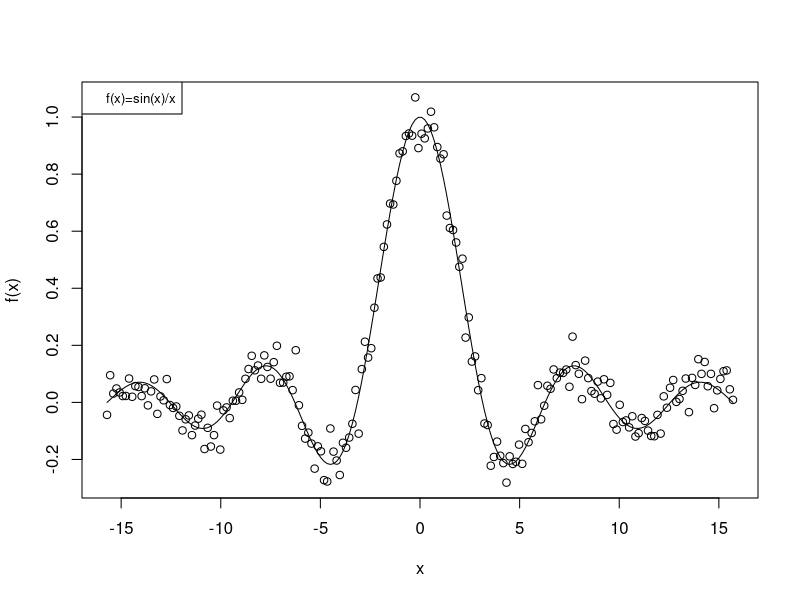
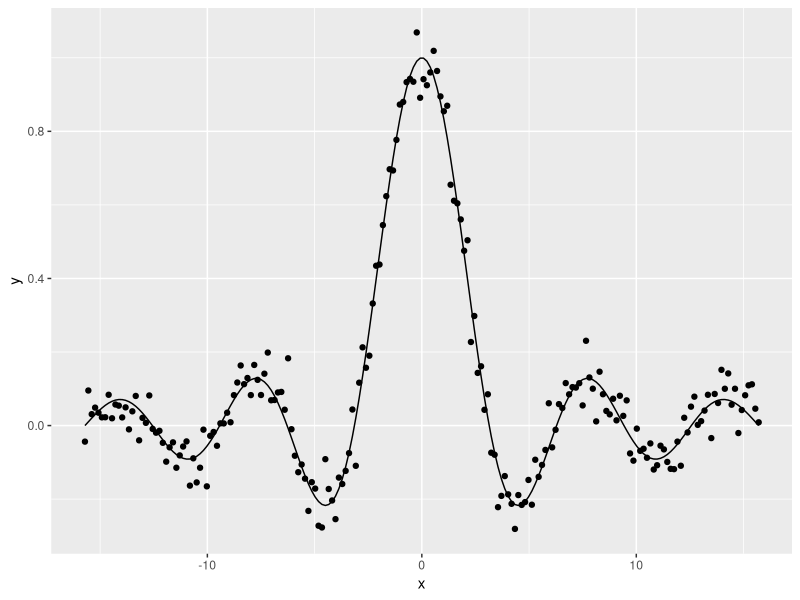
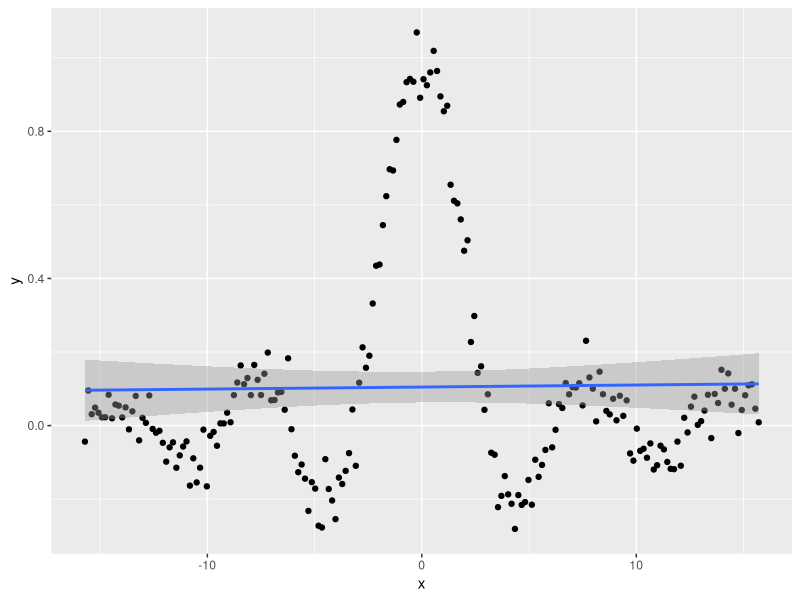
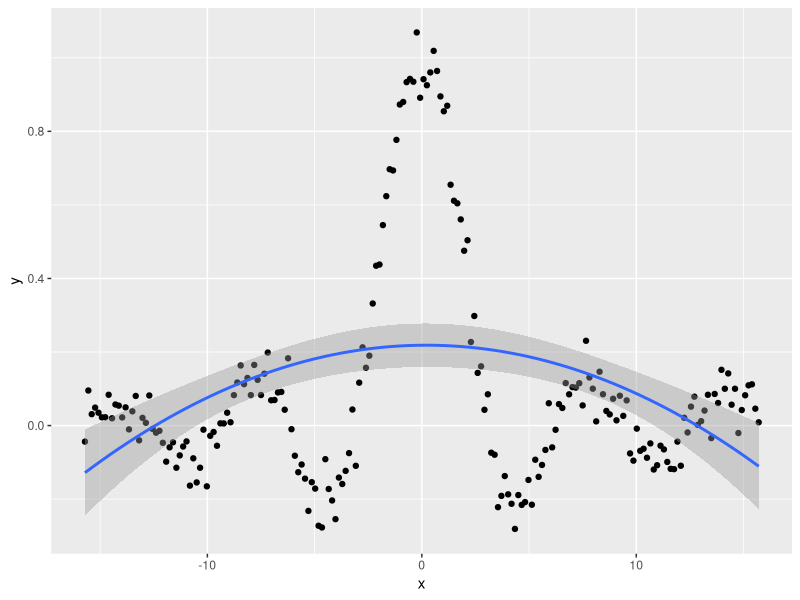
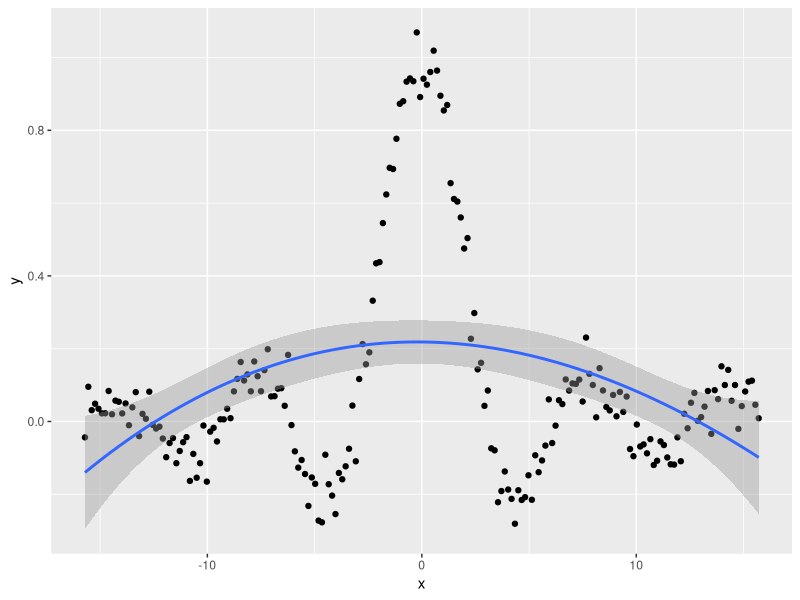
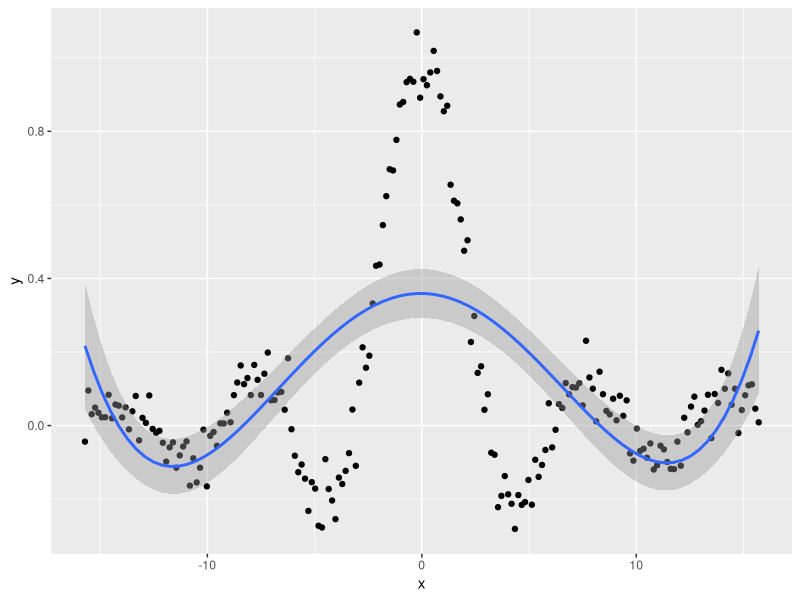
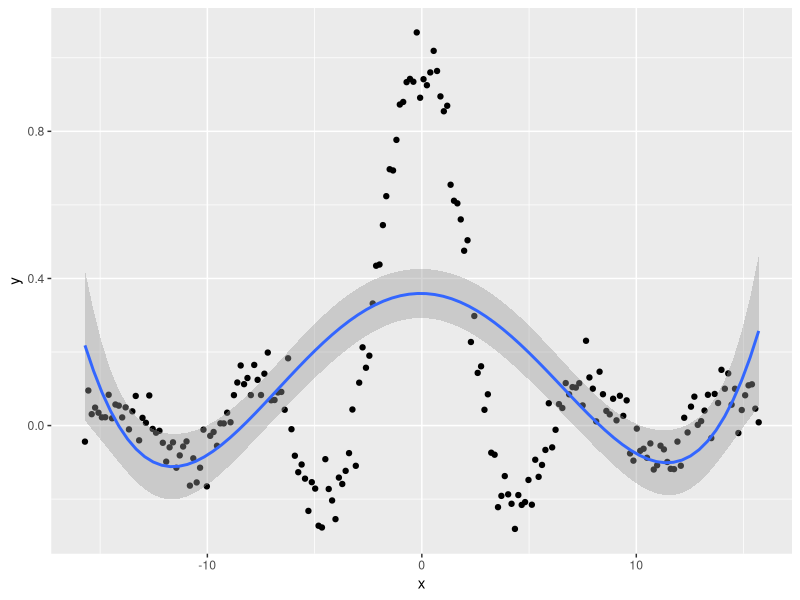
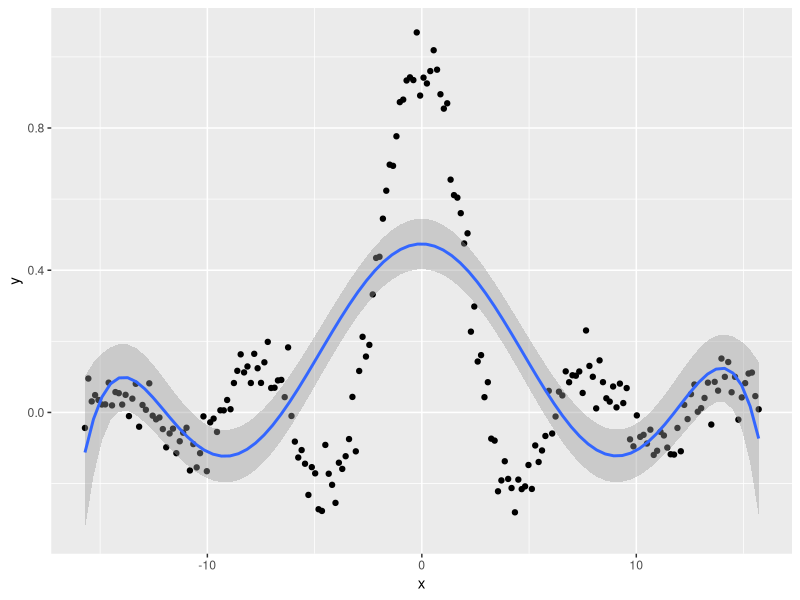

The R source for these figures, in order:
## ---- chunk 1
knitr::opts_chunk$set(echo = TRUE)
## ---- chunk 2
#install.packages("tidyverse")
library(tidyverse)
#install.packages("caret")
library(caret)
library(ggplot2)
## ---- chunk 3
n <- 200
x <- seq(from=-5*pi, to=5*pi, length.out=n)
## ---- chunk 4
f <- function(x)
{
  return(ifelse(x==0,1,sin(x)/x))
}
sigma <- 0.05
noise <- rnorm(n,0,sigma)
## ---- chunk 5
y <- c()
for(i in 1:n)
{
  y <- c(y, f(x[i])+noise[i])
}
mat <- matrix(data=c(rep(1,n),x),nrow=n, ncol=2)
df <- data.frame(x=mat[,2], y=y)
## ---- chunk 6
plot <- plot(df$x, df$y, xlab="x", ylab="f(x)")
lines(x, f(x))
legend('topleft',"f(x)=sin(x)/x", cex=0.8)

ggplot(df, aes(x, y)) + geom_point() + geom_path(mapping=aes(x=x, y=sin(x)/x))
## ---- chunk 7
poly1 <- lm(y ~ x, data=df)
poly2 <- lm(y ~ x + I(x^2), data=df)
poly3 <- lm(y ~ x + I(x^2) + I(x^3), data=df)
poly4 <- lm(y ~ x + I(x^2) + I(x^3) + I(x^4), data=df)
poly5 <- lm(y ~ x + I(x^2) + I(x^3) + I(x^4) + I(x^5), data=df)
poly6 <- lm(y ~ x + I(x^2) + I(x^3) + I(x^4) + I(x^5) + I(x^6), data=df)

ggplot(df, aes(x, y) ) + geom_point() +
  stat_smooth(method = lm, formula = y ~ x)
ggplot(df, aes(x, y) ) + geom_point() +
  stat_smooth(method = lm, formula = y ~ x + I(x^2))
ggplot(df, aes(x, y) ) + geom_point() +
  stat_smooth(method = lm, formula = y ~ x + I(x^2) + I(x^3))
ggplot(df, aes(x, y) ) + geom_point() +
  stat_smooth(method = lm, formula = y ~ x + I(x^2) + I(x^3) + I(x^4))
ggplot(df, aes(x, y) ) + geom_point() +
  stat_smooth(method = lm, formula = y ~ x + I(x^2) + I(x^3) + I(x^4) + I(x^5))
ggplot(df, aes(x, y) ) + geom_point() +
  stat_smooth(method = lm, formula = y ~ x + I(x^2) + I(x^3) + I(x^4) + I(x^5) + I(x^6))
## ---- chunk 8
sho <- function(n, tau)
{
  nte <- round(n*tau)
  ntr <- n-nte
  id.tr <- sample(n)[1:ntr]
  id.te <- setdiff(1:n, id.tr)
  return(list(id.tr=id.tr, id.te=id.te))
}
## ---- chunk 9
S = 10
set.seed(787369)
mat.te <- matrix(NA, nrow=S, ncol=6)
mat.tr <- matrix(NA, nrow=S, ncol=6)

for(i in 1:S)
{
  predict.ids <- sho(200, 1/3)
  train <- df[predict.ids$id.tr,]
  test <- df[predict.ids$id.te,]
  for(j in 1:6)
  {
    poly <- lm(y ~ poly(x, j, raw=TRUE), data=train)
    predict(poly, train)
    mat.tr[i,j] <- mean((train$y - predict(poly, train))^2)
    predict(poly, test)
    mat.te[i,j] <- mean((train$y - predict(poly, test))^2)
  }
}
## ---- chunk 10
box.tr <- boxplot(mat.tr, ylab="Training Errors", xlab="Polynomial Degree")
box.te <- boxplot(mat.te, ylab="Testing Errors", xlab="Polynomial Degree")

df.tr <- stack(as.data.frame(mat.tr))
colnames(df.tr) <- c("Training_Errors", "Polynomial_Degree")
ggbox.tr <- ggplot(df.tr, aes(x=factor(Polynomial_Degree), y=Training_Errors)) + geom_boxplot()
ggbox.tr
df.te <- stack(as.data.frame(mat.te))
colnames(df.te) <- c("Testing_Errors", "Polynomial_Degree")
ggbox.te <- ggplot(df.te, aes(x=factor(Polynomial_Degree), y=Testing_Errors)) + geom_boxplot()
ggbox.te
## ---- chunk 11
test.err.lm <- lm(Testing_Errors ~ Polynomial_Degree, df.te)
test.err.anova <- aov(test.err.lm)
summary(test.err.anova)

test.tukey <- plot(TukeyHSD(test.err.anova, conf.level=.95), las=2)
test.tukey
